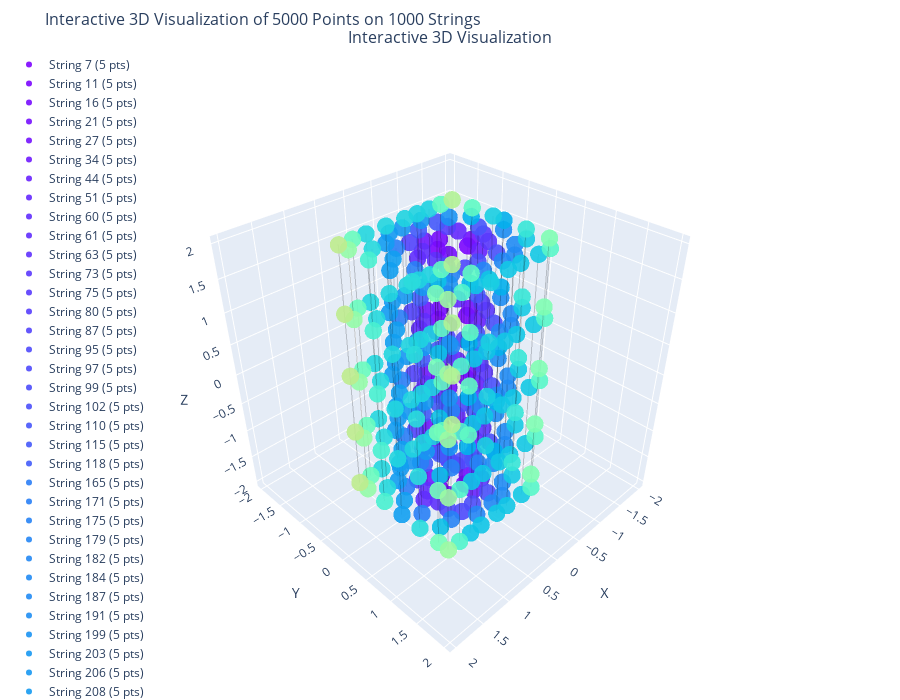

The code cell stored with this chart in its notebook:
### Code cell
# Create an interactive 3D plot of the optimized detector geometry
optimizer.visualizer.create_interactive_3d_plot(
    points_3d=optimizer.geom_dict['points_3d'],           # 3D coordinates of all detector elements
    string_xy=optimizer.geom_dict['string_xy'],           # (x,y) positions of string centers
    string_weights=optimizer.geom_dict['string_weights'], # Learned weights (opacity) for each string
    weight_threshold=0.7,                                 # Only show strings above this weight
    points_per_string_list=optimizer.geom_dict['points_per_string_list']  # Number of detectors per string
)

### Figure 1 — Plotly figure (JSON) as saved in the notebook; plotly's stock layout.template omitted (floating-point values rounded to 4 significant figures)
{"data": [{"line": {"color": "rgba(0,0,0,0.2)", "width": 2}, "mode": "lines", "showlegend": false, "type": "scatter3d", "x": [0.2222, 0.2222], "y": [0, 0], "z": [-2, 2]}, {"marker": {"color": "rgb(125,3,254)", "opacity": 0.9, "size": 6, "symbol": "circle"}, "mode": "markers", "name": "String 7 (5 pts)", "type": "scatter3d", "x": [0.2222, 0.2222, 0.2222, 0.2222, 0.2222], "y": [0.0, 0.0, 0.0, 0.0, 0.0], "z": [-2.0, -1.0, 0.0, 1.0, 2.0]}, {"line": {"color": "rgba(0,0,0,0.2)", "width": 2}, "mode": "lines", "showlegend": false, "type": "scatter3d", "x": [-0.1111, -0.1111], "y": [0.1924, 0.1924], "z": [-2, 2]}, {"marker": {"color": "rgb(123,6,254)", "opacity": 0.9, "size": 6, "symbol": "circle"}, "mode": "markers", "name": "String 11 (5 pts)", "type": "scatter3d", "x": [-0.1111, -0.1111, -0.1111, -0.1111, -0.1111], "y": [0.1924, 0.1924, 0.1924, 0.1924, 0.1924], "z": [-2.0, -1.0, 0.0, 1.0, 2.0]}, {"line": {"color": "rgba(0,0,0,0.2)", "width": 2}, "mode": "lines", "showlegend": false, "type": "scatter3d", "x": [0, 0], "y": [-0.1924, -0.1924], "z": [-2, 2]}, {"marker": {"color": "rgb(119,12,254)", "opacity": 0.9, "size": 6, "symbol": "circle"}, "mode": "markers", "name": "String 16 (5 pts)", "type": "scatter3d", "x": [0.0, 0.0, 0.0, 0.0, 0.0], "y": [-0.1924, -0.1924, -0.1924, -0.1924, -0.1924], "z": [-2.0, -1.0, 0.0, 1.0, 2.0]}, {"line": {"color": "rgba(0,0,0,0.2)", "width": 2}, "mode": "lines", "showlegend": false, "type": "scatter3d", "x": [0.2222, 0.2222], "y": [0.1924, 0.1924], "z": [-2, 2]}, {"marker": {"color": "rgb(117,15,254)", "opacity": 0.9, "size": 6, "symbol": "circle"}, "mode": "markers", "name": "String 21 (5 pts)", "type": "scatter3d", "x": [0.2222, 0.2222, 0.2222, 0.2222, 0.2222], "y": [0.1924, 0.1924, 0.1924, 0.1924, 0.1924], "z": [-2.0, -1.0, 0.0, 1.0, 2.0]}, {"line": {"color": "rgba(0,0,0,0.2)", "width": 2}, "mode": "lines", "showlegend": false, "type": "scatter3d", "x": [-0.2778, -0.2778], "y": [0.09622, 0.09622], "z": [-2, 2]}, {"marker": {"color": "rgb(115,18,254)", "opacity": 0.9, "size": 6, "symbol": "circle"}, "mode": "markers", "name": "String 27 (5 pts)", "type": "scatter3d", "x": [-0.2778, -0.2778, -0.2778, -0.2778, -0.2778], "y": [0.09622, 0.09622, 0.09622, 0.09622, 0.09622], "z": [-2.0, -1.0, 0.0, 1.0, 2.0]}, {"line": {"color": "rgba(0,0,0,0.2)", "width": 2}, "mode": "lines", "showlegend": false, "type": "scatter3d", "x": [0.1667, 0.1667], "y": [-0.2887, -0.2887], "z": [-2, 2]}, {"marker": {"color": "rgb(111,25,254)", "opacity": 0.9, "size": 6, "symbol": "circle"}, "mode": "markers", "name": "String 34 (5 pts)", "type": "scatter3d", "x": [0.1667, 0.1667, 0.1667, 0.1667, 0.1667], "y": [-0.2887, -0.2887, -0.2887, -0.2887, -0.2887], "z": [-2.0, -1.0, 0.0, 1.0, 2.0]}, {"line": {"color": "rgba(0,0,0,0.2)", "width": 2}, "mode": "lines", "showlegend": false, "type": "scatter3d", "x": [-0.1111, -0.1111], "y": [0.3849, 0.3849], "z": [-2, 2]}, {"marker": {"color": "rgb(105,34,254)", "opacity": 0.9, "size": 6, "symbol": "circle"}, "mode": "markers", "name": "String 44 (5 pts)", "type": "scatter3d", "x": [-0.1111, -0.1111, -0.1111, -0.1111, -0.1111], "y": [0.3849, 0.3849, 0.3849, 0.3849, 0.3849], "z": [-2.0, -1.0, 0.0, 1.0, 2.0]}, {"line": {"color": "rgba(0,0,0,0.2)", "width": 2}, "mode": "lines", "showlegend": false, "type": "scatter3d", "x": [-0.3333, -0.3333], "y": [-0.1924, -0.1924], "z": [-2, 2]}, {"marker": {"color": "rgb(101,40,254)", "opacity": 0.9, "size": 6, "symbol": "circle"}, "mode": "markers", "name": "String 51 (5 pts)", "type": "scatter3d", "x": [-0.3333, -0.3333, -0.3333, -0.3333, -0.3333], "y": [-0.1924, -0.1924, -0.1924, -0.1924, -0.1924], "z": [-2.0, -1.0, 0.0, 1.0, 2.0]}, {"line": {"color": "rgba(0,0,0,0.2)", "width": 2}, "mode": "lines", "showlegend": false, "type": "scatter3d", "x": [0.3889, 0.3889], "y": [-0.09622, -0.09622], "z": [-2, 2]}, {"marker": {"color": "rgb(97,46,253)", "opacity": 0.9, "size": 6, "symbol": "circle"}, "mode": "markers", "name": "String 60 (5 pts)", "type": "scatter3d", "x": [0.3889, 0.3889, 0.3889, 0.3889, 0.3889], "y": [-0.09622, -0.09622, -0.09622, -0.09622, -0.09622], "z": [-2.0, -1.0, 0.0, 1.0, 2.0]}, {"line": {"color": "rgba(0,0,0,0.2)", "width": 2}, "mode": "lines", "showlegend": false, "type": "scatter3d", "x": [0.5556, 0.5556], "y": [0, 0], "z": [-2, 2]}, {"marker": {"color": "rgb(97,46,253)", "opacity": 0.9, "size": 6, "symbol": "circle"}, "mode": "markers", "name": "String 61 (5 pts)", "type": "scatter3d", "x": [0.5556, 0.5556, 0.5556, 0.5556, 0.5556], "y": [0.0, 0.0, 0.0, 0.0, 0.0], "z": [-2.0, -1.0, 0.0, 1.0, 2.0]}, {"line": {"color": "rgba(0,0,0,0.2)", "width": 2}, "mode": "lines", "showlegend": false, "type": "scatter3d", "x": [0.4444, 0.4444], "y": [0.1924, 0.1924], "z": [-2, 2]}, {"marker": {"color": "rgb(95,49,253)", "opacity": 0.9, "size": 6, "symbol": "circle"}, "mode": "markers", "name": "String 63 (5 pts)", "type": "scatter3d", "x": [0.4444, 0.4444, 0.4444, 0.4444, 0.4444], "y": [0.1924, 0.1924, 0.1924, 0.1924, 0.1924], "z": [-2.0, -1.0, 0.0, 1.0, 2.0]}, {"line": {"color": "rgba(0,0,0,0.2)", "width": 2}, "mode": "lines", "showlegend": false, "type": "scatter3d", "x": [-0.3889, -0.3889], "y": [0.2887, 0.2887], "z": [-2, 2]}, {"marker": {"color": "rgb(91,56,253)", "opacity": 0.9, "size": 6, "symbol": "circle"}, "mode": "markers", "name": "String 73 (5 pts)", "type": "scatter3d", "x": [-0.3889, -0.3889, -0.3889, -0.3889, -0.3889], "y": [0.2887, 0.2887, 0.2887, 0.2887, 0.2887], "z": [-2.0, -1.0, 0.0, 1.0, 2.0]}, {"line": {"color": "rgba(0,0,0,0.2)", "width": 2}, "mode": "lines", "showlegend": false, "type": "scatter3d", "x": [-0.5, -0.5], "y": [0.09622, 0.09622], "z": [-2, 2]}, {"marker": {"color": "rgb(89,59,253)", "opacity": 0.9, "size": 6, "symbol": "circle"}, "mode": "markers", "name": "String 75 (5 pts)", "type": "scatter3d", "x": [-0.5, -0.5, -0.5, -0.5, -0.5], "y": [0.09622, 0.09622, 0.09622, 0.09622, 0.09622], "z": [-2.0, -1.0, 0.0, 1.0, 2.0]}, {"line": {"color": "rgba(0,0,0,0.2)", "width": 2}, "mode": "lines", "showlegend": false, "type": "scatter3d", "x": [-0.3333, -0.3333], "y": [-0.3849, -0.3849], "z": [-2, 2]}, {"marker": {"color": "rgb(87,62,253)", "opacity": 0.9, "size": 6, "symbol": "circle"}, "mode": "markers", "name": "String 80 (5 pts)", "type": "scatter3d", "x": [-0.3333, -0.3333, -0.3333, -0.3333, -0.3333], "y": [-0.3849, -0.3849, -0.3849, -0.3849, -0.3849], "z": [-2.0, -1.0, 0.0, 1.0, 2.0]}, {"line": {"color": "rgba(0,0,0,0.2)", "width": 2}, "mode": "lines", "showlegend": false, "type": "scatter3d", "x": [0.3333, 0.3333], "y": [-0.3849, -0.3849], "z": [-2, 2]}, {"marker": {"color": "rgb(83,68,252)", "opacity": 0.9, "size": 6, "symbol": "circle"}, "mode": "markers", "name": "String 87 (5 pts)", "type": "scatter3d", "x": [0.3333, 0.3333, 0.3333, 0.3333, 0.3333], "y": [-0.3849, -0.3849, -0.3849, -0.3849, -0.3849], "z": [-2.0, -1.0, 0.0, 1.0, 2.0]}, {"line": {"color": "rgba(0,0,0,0.2)", "width": 2}, "mode": "lines", "showlegend": false, "type": "scatter3d", "x": [0.4444, 0.4444], "y": [0.3849, 0.3849], "z": [-2, 2]}, {"marker": {"color": "rgb(79,74,252)", "opacity": 0.9, "size": 6, "symbol": "circle"}, "mode": "markers", "name": "String 95 (5 pts)", "type": "scatter3d", "x": [0.4444, 0.4444, 0.4444, 0.4444, 0.4444], "y": [0.3849, 0.3849, 0.3849, 0.3849, 0.3849], "z": [-2.0, -1.0, 0.0, 1.0, 2.0]}, {"line": {"color": "rgba(0,0,0,0.2)", "width": 2}, "mode": "lines", "showlegend": false, "type": "scatter3d", "x": [0.3333, 0.3333], "y": [0.5773, 0.5773], "z": [-2, 2]}, {"marker": {"color": "rgb(79,74,252)", "opacity": 0.9, "size": 6, "symbol": "circle"}, "mode": "markers", "name": "String 97 (5 pts)", "type": "scatter3d", "x": [0.3333, 0.3333, 0.3333, 0.3333, 0.3333], "y": [0.5773, 0.5773, 0.5773, 0.5773, 0.5773], "z": [-2.0, -1.0, 0.0, 1.0, 2.0]}, {"line": {"color": "rgba(0,0,0,0.2)", "width": 2}, "mode": "lines", "showlegend": false, "type": "scatter3d", "x": [0.1111, 0.1111], "y": [0.5773, 0.5773], "z": [-2, 2]}, {"marker": {"color": "rgb(77,77,251)", "opacity": 0.9, "size": 6, "symbol": "circle"}, "mode": "markers", "name": "String 99 (5 pts)", "type": "scatter3d", "x": [0.1111, 0.1111, 0.1111, 0.1111, 0.1111], "y": [0.5773, 0.5773, 0.5773, 0.5773, 0.5773], "z": [-2.0, -1.0, 0.0, 1.0, 2.0]}, {"line": {"color": "rgba(0,0,0,0.2)", "width": 2}, "mode": "lines", "showlegend": false, "type": "scatter3d", "x": [-0.2222, -0.2222], "y": [0.5773, 0.5773], "z": [-2, 2]}, {"marker": {"color": "rgb(75,80,251)", "opacity": 0.9, "size": 6, "symbol": "circle"}, "mode": "markers", "name": "String 102 (5 pts)", "type": "scatter3d", "x": [-0.2222, -0.2222, -0.2222, -0.2222, -0.2222], "y": [0.5773, 0.5773, 0.5773, 0.5773, 0.5773], "z": [-2.0, -1.0, 0.0, 1.0, 2.0]}, {"line": {"color": "rgba(0,0,0,0.2)", "width": 2}, "mode": "lines", "showlegend": false, "type": "scatter3d", "x": [-0.6111, -0.6111], "y": [-0.09622, -0.09622], "z": [-2, 2]}, {"marker": {"color": "rgb(71,86,251)", "opacity": 0.9, "size": 6, "symbol": "circle"}, "mode": "markers", "name": "String 110 (5 pts)", "type": "scatter3d", "x": [-0.6111, -0.6111, -0.6111, -0.6111, -0.6111], "y": [-0.09622, -0.09622, -0.09622, -0.09622, -0.09622], "z": [-2.0, -1.0, 0.0, 1.0, 2.0]}, {"line": {"color": "rgba(0,0,0,0.2)", "width": 2}, "mode": "lines", "showlegend": false, "type": "scatter3d", "x": [-0.3333, -0.3333], "y": [-0.5773, -0.5773], "z": [-2, 2]}, {"marker": {"color": "rgb(69,89,250)", "opacity": 0.9, "size": 6, "symbol": "circle"}, "mode": "markers", "name": "String 115 (5 pts)", "type": "scatter3d", "x": [-0.3333, -0.3333, -0.3333, -0.3333, -0.3333], "y": [-0.5773, -0.5773, -0.5773, -0.5773, -0.5773], "z": [-2.0, -1.0, 0.0, 1.0, 2.0]}, {"line": {"color": "rgba(0,0,0,0.2)", "width": 2}, "mode": "lines", "showlegend": false, "type": "scatter3d", "x": [0, 0], "y": [-0.5773, -0.5773], "z": [-2, 2]}, {"marker": {"color": "rgb(67,92,250)", "opacity": 0.9, "size": 6, "symbol": "circle"}, "mode": "markers", "name": "String 118 (5 pts)", "type": "scatter3d", "x": [0.0, 0.0, 0.0, 0.0, 0.0], "y": [-0.5773, -0.5773, -0.5773, -0.5773, -0.5773], "z": [-2.0, -1.0, 0.0, 1.0, 2.0]}, {"line": {"color": "rgba(0,0,0,0.2)", "width": 2}, "mode": "lines", "showlegend": false, "type": "scatter3d", "x": [0.5556, 0.5556], "y": [-0.3849, -0.3849], "z": [-2, 2]}, {"marker": {"color": "rgb(43,126,246)", "opacity": 0.9, "size": 6, "symbol": "circle"}, "mode": "markers", "name": "String 165 (5 pts)", "type": "scatter3d", "x": [0.5556, 0.5556, 0.5556, 0.5556, 0.5556], "y": [-0.3849, -0.3849, -0.3849, -0.3849, -0.3849], "z": [-2.0, -1.0, 0.0, 1.0, 2.0]}, {"line": {"color": "rgba(0,0,0,0.2)", "width": 2}, "mode": "lines", "showlegend": false, "type": "scatter3d", "x": [0.7778, 0.7778], "y": [0.1924, 0.1924], "z": [-2, 2]}, {"marker": {"color": "rgb(41,128,246)", "opacity": 0.9, "size": 6, "symbol": "circle"}, "mode": "markers", "name": "String 171 (5 pts)", "type": "scatter3d", "x": [0.7778, 0.7778, 0.7778, 0.7778, 0.7778], "y": [0.1924, 0.1924, 0.1924, 0.1924, 0.1924], "z": [-2.0, -1.0, 0.0, 1.0, 2.0]}, {"line": {"color": "rgba(0,0,0,0.2)", "width": 2}, "mode": "lines", "showlegend": false, "type": "scatter3d", "x": [0.5556, 0.5556], "y": [0.5773, 0.5773], "z": [-2, 2]}, {"marker": {"color": "rgb(39,131,245)", "opacity": 0.9, "size": 6, "symbol": "circle"}, "mode": "markers", "name": "String 175 (5 pts)", "type": "scatter3d", "x": [0.5556, 0.5556, 0.5556, 0.5556, 0.5556], "y": [0.5773, 0.5773, 0.5773, 0.5773, 0.5773], "z": [-2.0, -1.0, 0.0, 1.0, 2.0]}, {"line": {"color": "rgba(0,0,0,0.2)", "width": 2}, "mode": "lines", "showlegend": false, "type": "scatter3d", "x": [0.2222, 0.2222], "y": [0.7698, 0.7698], "z": [-2, 2]}, {"marker": {"color": "rgb(37,134,245)", "opacity": 0.9, "size": 6, "symbol": "circle"}, "mode": "markers", "name": "String 179 (5 pts)", "type": "scatter3d", "x": [0.2222, 0.2222, 0.2222, 0.2222, 0.2222], "y": [0.7698, 0.7698, 0.7698, 0.7698, 0.7698], "z": [-2.0, -1.0, 0.0, 1.0, 2.0]}, {"line": {"color": "rgba(0,0,0,0.2)", "width": 2}, "mode": "lines", "showlegend": false, "type": "scatter3d", "x": [-0.1111, -0.1111], "y": [0.7698, 0.7698], "z": [-2, 2]}, {"marker": {"color": "rgb(35,136,244)", "opacity": 0.9, "size": 6, "symbol": "circle"}, "mode": "markers", "name": "String 182 (5 pts)", "type": "scatter3d", "x": [-0.1111, -0.1111, -0.1111, -0.1111, -0.1111], "y": [0.7698, 0.7698, 0.7698, 0.7698, 0.7698], "z": [-2.0, -1.0, 0.0, 1.0, 2.0]}, {"line": {"color": "rgba(0,0,0,0.2)", "width": 2}, "mode": "lines", "showlegend": false, "type": "scatter3d", "x": [-0.3333, -0.3333], "y": [0.7698, 0.7698], "z": [-2, 2]}, {"marker": {"color": "rgb(33,139,244)", "opacity": 0.9, "size": 6, "symbol": "circle"}, "mode": "markers", "name": "String 184 (5 pts)", "type": "scatter3d", "x": [-0.3333, -0.3333, -0.3333, -0.3333, -0.3333], "y": [0.7698, 0.7698, 0.7698, 0.7698, 0.7698], "z": [-2.0, -1.0, 0.0, 1.0, 2.0]}, {"line": {"color": "rgba(0,0,0,0.2)", "width": 2}, "mode": "lines", "showlegend": false, "type": "scatter3d", "x": [-0.5556, -0.5556], "y": [0.5773, 0.5773], "z": [-2, 2]}, {"marker": {"color": "rgb(33,139,244)", "opacity": 0.9, "size": 6, "symbol": "circle"}, "mode": "markers", "name": "String 187 (5 pts)", "type": "scatter3d", "x": [-0.5556, -0.5556, -0.5556, -0.5556, -0.5556], "y": [0.5773, 0.5773, 0.5773, 0.5773, 0.5773], "z": [-2.0, -1.0, 0.0, 1.0, 2.0]}, {"line": {"color": "rgba(0,0,0,0.2)", "width": 2}, "mode": "lines", "showlegend": false, "type": "scatter3d", "x": [-0.7778, -0.7778], "y": [0.1924, 0.1924], "z": [-2, 2]}, {"marker": {"color": "rgb(31,142,243)", "opacity": 0.9, "size": 6, "symbol": "circle"}, "mode": "markers", "name": "String 191 (5 pts)", "type": "scatter3d", "x": [-0.7778, -0.7778, -0.7778, -0.7778, -0.7778], "y": [0.1924, 0.1924, 0.1924, 0.1924, 0.1924], "z": [-2.0, -1.0, 0.0, 1.0, 2.0]}, {"line": {"color": "rgba(0,0,0,0.2)", "width": 2}, "mode": "lines", "showlegend": false, "type": "scatter3d", "x": [-0.5556, -0.5556], "y": [-0.5773, -0.5773], "z": [-2, 2]}, {"marker": {"color": "rgb(27,147,243)", "opacity": 0.9, "size": 6, "symbol": "circle"}, "mode": "markers", "name": "String 199 (5 pts)", "type": "scatter3d", "x": [-0.5556, -0.5556, -0.5556, -0.5556, -0.5556], "y": [-0.5773, -0.5773, -0.5773, -0.5773, -0.5773], "z": [-2.0, -1.0, 0.0, 1.0, 2.0]}, {"line": {"color": "rgba(0,0,0,0.2)", "width": 2}, "mode": "lines", "showlegend": false, "type": "scatter3d", "x": [-0.2222, -0.2222], "y": [-0.7698, -0.7698], "z": [-2, 2]}, {"marker": {"color": "rgb(23,152,242)", "opacity": 0.9, "size": 6, "symbol": "circle"}, "mode": "markers", "name": "String 203 (5 pts)", "type": "scatter3d", "x": [-0.2222, -0.2222, -0.2222, -0.2222, -0.2222], "y": [-0.7698, -0.7698, -0.7698, -0.7698, -0.7698], "z": [-2.0, -1.0, 0.0, 1.0, 2.0]}, {"line": {"color": "rgba(0,0,0,0.2)", "width": 2}, "mode": "lines", "showlegend": false, "type": "scatter3d", "x": [0.1111, 0.1111], "y": [-0.7698, -0.7698], "z": [-2, 2]}, {"marker": {"color": "rgb(23,152,242)", "opacity": 0.9, "size": 6, "symbol": "circle"}, "mode": "markers", "name": "String 206 (5 pts)", "type": "scatter3d", "x": [0.1111, 0.1111, 0.1111, 0.1111, 0.1111], "y": [-0.7698, -0.7698, -0.7698, -0.7698, -0.7698], "z": [-2.0, -1.0, 0.0, 1.0, 2.0]}, {"line": {"color": "rgba(0,0,0,0.2)", "width": 2}, "mode": "lines", "showlegend": false, "type": "scatter3d", "x": [0.3333, 0.3333], "y": [-0.7698, -0.7698], "z": [-2, 2]}, {"marker": {"color": "rgb(21,154,241)", "opacity": 0.9, "size": 6, "symbol": "circle"}, "mode": "markers", "name": "String 208 (5 pts)", "type": "scatter3d", "x": [0.3333, 0.3333, 0.3333, 0.3333, 0.3333], "y": [-0.7698, -0.7698, -0.7698, -0.7698, -0.7698], "z": [-2.0, -1.0, 0.0, 1.0, 2.0]}, {"line": {"color": "rgba(0,0,0,0.2)", "width": 2}, "mode": "lines", "showlegend": false, "type": "scatter3d", "x": [0.5556, 0.5556], "y": [-0.5773, -0.5773], "z": [-2, 2]}, {"marker": {"color": "rgb(19,157,241)", "opacity": 0.9, "size": 6, "symbol": "circle"}, "mode": "markers", "name": "String 211 (5 pts)", "type": "scatter3d", "x": [0.5556, 0.5556, 0.5556, 0.5556, 0.5556], "y": [-0.5773, -0.5773, -0.5773, -0.5773, -0.5773], "z": [-2.0, -1.0, 0.0, 1.0, 2.0]}, {"line": {"color": "rgba(0,0,0,0.2)", "width": 2}, "mode": "lines", "showlegend": false, "type": "scatter3d", "x": [0.7778, 0.7778], "y": [-0.1924, -0.1924], "z": [-2, 2]}, {"marker": {"color": "rgb(17,159,240)", "opacity": 0.9, "size": 6, "symbol": "circle"}, "mode": "markers", "name": "String 215 (5 pts)", "type": "scatter3d", "x": [0.7778, 0.7778, 0.7778, 0.7778, 0.7778], "y": [-0.1924, -0.1924, -0.1924, -0.1924, -0.1924], "z": [-2.0, -1.0, 0.0, 1.0, 2.0]}, {"line": {"color": "rgba(0,0,0,0.2)", "width": 2}, "mode": "lines", "showlegend": false, "type": "scatter3d", "x": [1.0, 1.0], "y": [0, 0], "z": [-2, 2]}, {"marker": {"color": "rgb(17,159,240)", "opacity": 0.9, "size": 6, "symbol": "circle"}, "mode": "markers", "name": "String 217 (5 pts)", "type": "scatter3d", "x": [1.0, 1.0, 1.0, 1.0, 1.0], "y": [0.0, 0.0, 0.0, 0.0, 0.0], "z": [-2.0, -1.0, 0.0, 1.0, 2.0]}, {"line": {"color": "rgba(0,0,0,0.2)", "width": 2}, "mode": "lines", "showlegend": false, "type": "scatter3d", "x": [-1.0, -1.0], "y": [0, 0], "z": [-2, 2]}, {"marker": {"color": "rgb(3,176,236)", "opacity": 0.9, "size": 6, "symbol": "circle"}, "mode": "markers", "name": "String 244 (5 pts)", "type": "scatter3d", "x": [-1.0, -1.0, -1.0, -1.0, -1.0], "y": [0.0, 0.0, 0.0, 0.0, 0.0], "z": [-2.0, -1.0, 0.0, 1.0, 2.0]}, {"line": {"color": "rgba(0,0,0,0.2)", "width": 2}, "mode": "lines", "showlegend": false, "type": "scatter3d", "x": [-0.7778, -0.7778], "y": [-0.3849, -0.3849], "z": [-2, 2]}, {"marker": {"color": "rgb(1,178,236)", "opacity": 0.9, "size": 6, "symbol": "circle"}, "mode": "markers", "name": "String 248 (5 pts)", "type": "scatter3d", "x": [-0.7778, -0.7778, -0.7778, -0.7778, -0.7778], "y": [-0.3849, -0.3849, -0.3849, -0.3849, -0.3849], "z": [-2.0, -1.0, 0.0, 1.0, 2.0]}, {"line": {"color": "rgba(0,0,0,0.2)", "width": 2}, "mode": "lines", "showlegend": false, "type": "scatter3d", "x": [0.7778, 0.7778], "y": [0.5773, 0.5773], "z": [-2, 2]}, {"marker": {"color": "rgb(12,193,231)", "opacity": 0.9, "size": 6, "symbol": "circle"}, "mode": "markers", "name": "String 277 (5 pts)", "type": "scatter3d", "x": [0.7778, 0.7778, 0.7778, 0.7778, 0.7778], "y": [0.5773, 0.5773, 0.5773, 0.5773, 0.5773], "z": [-2.0, -1.0, 0.0, 1.0, 2.0]}, {"line": {"color": "rgba(0,0,0,0.2)", "width": 2}, "mode": "lines", "showlegend": false, "type": "scatter3d", "x": [0.5556, 0.5556], "y": [0.9622, 0.9622], "z": [-2, 2]}, {"marker": {"color": "rgb(16,197,230)", "opacity": 0.9, "size": 6, "symbol": "circle"}, "mode": "markers", "name": "String 281 (5 pts)", "type": "scatter3d", "x": [0.5556, 0.5556, 0.5556, 0.5556, 0.5556], "y": [0.9622, 0.9622, 0.9622, 0.9622, 0.9622], "z": [-2.0, -1.0, 0.0, 1.0, 2.0]}, {"line": {"color": "rgba(0,0,0,0.2)", "width": 2}, "mode": "lines", "showlegend": false, "type": "scatter3d", "x": [0.3333, 0.3333], "y": [0.9622, 0.9622], "z": [-2, 2]}, {"marker": {"color": "rgb(16,197,230)", "opacity": 0.9, "size": 6, "symbol": "circle"}, "mode": "markers", "name": "String 283 (5 pts)", "type": "scatter3d", "x": [0.3333, 0.3333, 0.3333, 0.3333, 0.3333], "y": [0.9622, 0.9622, 0.9622, 0.9622, 0.9622], "z": [-2.0, -1.0, 0.0, 1.0, 2.0]}, {"line": {"color": "rgba(0,0,0,0.2)", "width": 2}, "mode": "lines", "showlegend": false, "type": "scatter3d", "x": [0, 0], "y": [0.9622, 0.9622], "z": [-2, 2]}, {"marker": {"color": "rgb(18,199,229)", "opacity": 0.9, "size": 6, "symbol": "circle"}, "mode": "markers", "name": "String 286 (5 pts)", "type": "scatter3d", "x": [0.0, 0.0, 0.0, 0.0, 0.0], "y": [0.9622, 0.9622, 0.9622, 0.9622, 0.9622], "z": [-2.0, -1.0, 0.0, 1.0, 2.0]}, {"line": {"color": "rgba(0,0,0,0.2)", "width": 2}, "mode": "lines", "showlegend": false, "type": "scatter3d", "x": [-0.2222, -0.2222], "y": [0.9622, 0.9622], "z": [-2, 2]}, {"marker": {"color": "rgb(18,199,229)", "opacity": 0.9, "size": 6, "symbol": "circle"}, "mode": "markers", "name": "String 288 (5 pts)", "type": "scatter3d", "x": [-0.2222, -0.2222, -0.2222, -0.2222, -0.2222], "y": [0.9622, 0.9622, 0.9622, 0.9622, 0.9622], "z": [-2.0, -1.0, 0.0, 1.0, 2.0]}, {"line": {"color": "rgba(0,0,0,0.2)", "width": 2}, "mode": "lines", "showlegend": false, "type": "scatter3d", "x": [-0.5556, -0.5556], "y": [0.9622, 0.9622], "z": [-2, 2]}, {"marker": {"color": "rgb(20,201,228)", "opacity": 0.9, "size": 6, "symbol": "circle"}, "mode": "markers", "name": "String 291 (5 pts)", "type": "scatter3d", "x": [-0.5556, -0.5556, -0.5556, -0.5556, -0.5556], "y": [0.9622, 0.9622, 0.9622, 0.9622, 0.9622], "z": [-2.0, -1.0, 0.0, 1.0, 2.0]}, {"line": {"color": "rgba(0,0,0,0.2)", "width": 2}, "mode": "lines", "showlegend": false, "type": "scatter3d", "x": [-0.7778, -0.7778], "y": [0.5773, 0.5773], "z": [-2, 2]}, {"marker": {"color": "rgb(22,203,228)", "opacity": 0.9, "size": 6, "symbol": "circle"}, "mode": "markers", "name": "String 295 (5 pts)", "type": "scatter3d", "x": [-0.7778, -0.7778, -0.7778, -0.7778, -0.7778], "y": [0.5773, 0.5773, 0.5773, 0.5773, 0.5773], "z": [-2.0, -1.0, 0.0, 1.0, 2.0]}, {"line": {"color": "rgba(0,0,0,0.2)", "width": 2}, "mode": "lines", "showlegend": false, "type": "scatter3d", "x": [-1.0, -1.0], "y": [-0.1924, -0.1924], "z": [-2, 2]}, {"marker": {"color": "rgb(26,207,226)", "opacity": 0.9, "size": 6, "symbol": "circle"}, "mode": "markers", "name": "String 303 (5 pts)", "type": "scatter3d", "x": [-1.0, -1.0, -1.0, -1.0, -1.0], "y": [-0.1924, -0.1924, -0.1924, -0.1924, -0.1924], "z": [-2.0, -1.0, 0.0, 1.0, 2.0]}, {"line": {"color": "rgba(0,0,0,0.2)", "width": 2}, "mode": "lines", "showlegend": false, "type": "scatter3d", "x": [-0.5556, -0.5556], "y": [-0.9622, -0.9622], "z": [-2, 2]}, {"marker": {"color": "rgb(30,210,225)", "opacity": 0.9, "size": 6, "symbol": "circle"}, "mode": "markers", "name": "String 311 (5 pts)", "type": "scatter3d", "x": [-0.5556, -0.5556, -0.5556, -0.5556, -0.5556], "y": [-0.9622, -0.9622, -0.9622, -0.9622, -0.9622], "z": [-2.0, -1.0, 0.0, 1.0, 2.0]}, {"line": {"color": "rgba(0,0,0,0.2)", "width": 2}, "mode": "lines", "showlegend": false, "type": "scatter3d", "x": [-0.3333, -0.3333], "y": [-0.9622, -0.9622], "z": [-2, 2]}, {"marker": {"color": "rgb(32,212,224)", "opacity": 0.9, "size": 6, "symbol": "circle"}, "mode": "markers", "name": "String 313 (5 pts)", "type": "scatter3d", "x": [-0.3333, -0.3333, -0.3333, -0.3333, -0.3333], "y": [-0.9622, -0.9622, -0.9622, -0.9622, -0.9622], "z": [-2.0, -1.0, 0.0, 1.0, 2.0]}, {"line": {"color": "rgba(0,0,0,0.2)", "width": 2}, "mode": "lines", "showlegend": false, "type": "scatter3d", "x": [-0.1111, -0.1111], "y": [-0.9622, -0.9622], "z": [-2, 2]}, {"marker": {"color": "rgb(32,212,224)", "opacity": 0.9, "size": 6, "symbol": "circle"}, "mode": "markers", "name": "String 315 (5 pts)", "type": "scatter3d", "x": [-0.1111, -0.1111, -0.1111, -0.1111, -0.1111], "y": [-0.9622, -0.9622, -0.9622, -0.9622, -0.9622], "z": [-2.0, -1.0, 0.0, 1.0, 2.0]}, {"line": {"color": "rgba(0,0,0,0.2)", "width": 2}, "mode": "lines", "showlegend": false, "type": "scatter3d", "x": [0.2222, 0.2222], "y": [-0.9622, -0.9622], "z": [-2, 2]}, {"marker": {"color": "rgb(34,214,223)", "opacity": 0.9, "size": 6, "symbol": "circle"}, "mode": "markers", "name": "String 318 (5 pts)", "type": "scatter3d", "x": [0.2222, 0.2222, 0.2222, 0.2222, 0.2222], "y": [-0.9622, -0.9622, -0.9622, -0.9622, -0.9622], "z": [-2.0, -1.0, 0.0, 1.0, 2.0]}, {"line": {"color": "rgba(0,0,0,0.2)", "width": 2}, "mode": "lines", "showlegend": false, "type": "scatter3d", "x": [0.5556, 0.5556], "y": [-0.9622, -0.9622], "z": [-2, 2]}, {"marker": {"color": "rgb(36,215,223)", "opacity": 0.9, "size": 6, "symbol": "circle"}, "mode": "markers", "name": "String 321 (5 pts)", "type": "scatter3d", "x": [0.5556, 0.5556, 0.5556, 0.5556, 0.5556], "y": [-0.9622, -0.9622, -0.9622, -0.9622, -0.9622], "z": [-2.0, -1.0, 0.0, 1.0, 2.0]}, {"line": {"color": "rgba(0,0,0,0.2)", "width": 2}, "mode": "lines", "showlegend": false, "type": "scatter3d", "x": [0.7778, 0.7778], "y": [-0.5773, -0.5773], "z": [-2, 2]}, {"marker": {"color": "rgb(38,217,222)", "opacity": 0.9, "size": 6, "symbol": "circle"}, "mode": "markers", "name": "String 325 (5 pts)", "type": "scatter3d", "x": [0.7778, 0.7778, 0.7778, 0.7778, 0.7778], "y": [-0.5773, -0.5773, -0.5773, -0.5773, -0.5773], "z": [-2.0, -1.0, 0.0, 1.0, 2.0]}, {"line": {"color": "rgba(0,0,0,0.2)", "width": 2}, "mode": "lines", "showlegend": false, "type": "scatter3d", "x": [1.0, 1.0], "y": [0.3849, 0.3849], "z": [-2, 2]}, {"marker": {"color": "rgb(42,220,220)", "opacity": 0.9, "size": 6, "symbol": "circle"}, "mode": "markers", "name": "String 335 (5 pts)", "type": "scatter3d", "x": [1.0, 1.0, 1.0, 1.0, 1.0], "y": [0.3849, 0.3849, 0.3849, 0.3849, 0.3849], "z": [-2.0, -1.0, 0.0, 1.0, 2.0]}, {"line": {"color": "rgba(0,0,0,0.2)", "width": 2}, "mode": "lines", "showlegend": false, "type": "scatter3d", "x": [-1.0, -1.0], "y": [0.3849, 0.3849], "z": [-2, 2]}, {"marker": {"color": "rgb(56,230,215)", "opacity": 0.9, "size": 6, "symbol": "circle"}, "mode": "markers", "name": "String 360 (5 pts)", "type": "scatter3d", "x": [-1.0, -1.0, -1.0, -1.0, -1.0], "y": [0.3849, 0.3849, 0.3849, 0.3849, 0.3849], "z": [-2.0, -1.0, 0.0, 1.0, 2.0]}, {"line": {"color": "rgba(0,0,0,0.2)", "width": 2}, "mode": "lines", "showlegend": false, "type": "scatter3d", "x": [1.0, 1.0], "y": [-0.3849, -0.3849], "z": [-2, 2]}, {"marker": {"color": "rgb(72,240,208)", "opacity": 0.9, "size": 6, "symbol": "circle"}, "mode": "markers", "name": "String 393 (5 pts)", "type": "scatter3d", "x": [1.0, 1.0, 1.0, 1.0, 1.0], "y": [-0.3849, -0.3849, -0.3849, -0.3849, -0.3849], "z": [-2.0, -1.0, 0.0, 1.0, 2.0]}, {"line": {"color": "rgba(0,0,0,0.2)", "width": 2}, "mode": "lines", "showlegend": false, "type": "scatter3d", "x": [0.7778, 0.7778], "y": [0.9622, 0.9622], "z": [-2, 2]}, {"marker": {"color": "rgb(80,244,204)", "opacity": 0.9, "size": 6, "symbol": "circle"}, "mode": "markers", "name": "String 407 (5 pts)", "type": "scatter3d", "x": [0.7778, 0.7778, 0.7778, 0.7778, 0.7778], "y": [0.9622, 0.9622, 0.9622, 0.9622, 0.9622], "z": [-2.0, -1.0, 0.0, 1.0, 2.0]}, {"line": {"color": "rgba(0,0,0,0.2)", "width": 2}, "mode": "lines", "showlegend": false, "type": "scatter3d", "x": [-0.7778, -0.7778], "y": [0.9622, 0.9622], "z": [-2, 2]}, {"marker": {"color": "rgb(88,247,200)", "opacity": 0.9, "size": 6, "symbol": "circle"}, "mode": "markers", "name": "String 423 (5 pts)", "type": "scatter3d", "x": [-0.7778, -0.7778, -0.7778, -0.7778, -0.7778], "y": [0.9622, 0.9622, 0.9622, 0.9622, 0.9622], "z": [-2.0, -1.0, 0.0, 1.0, 2.0]}, {"line": {"color": "rgba(0,0,0,0.2)", "width": 2}, "mode": "lines", "showlegend": false, "type": "scatter3d", "x": [-1.0, -1.0], "y": [-0.5773, -0.5773], "z": [-2, 2]}, {"marker": {"color": "rgb(96,250,196)", "opacity": 0.9, "size": 6, "symbol": "circle"}, "mode": "markers", "name": "String 439 (5 pts)", "type": "scatter3d", "x": [-1.0, -1.0, -1.0, -1.0, -1.0], "y": [-0.5773, -0.5773, -0.5773, -0.5773, -0.5773], "z": [-2.0, -1.0, 0.0, 1.0, 2.0]}, {"line": {"color": "rgba(0,0,0,0.2)", "width": 2}, "mode": "lines", "showlegend": false, "type": "scatter3d", "x": [-0.7778, -0.7778], "y": [-0.9622, -0.9622], "z": [-2, 2]}, {"marker": {"color": "rgb(98,250,195)", "opacity": 0.9, "size": 6, "symbol": "circle"}, "mode": "markers", "name": "String 443 (5 pts)", "type": "scatter3d", "x": [-0.7778, -0.7778, -0.7778, -0.7778, -0.7778], "y": [-0.9622, -0.9622, -0.9622, -0.9622, -0.9622], "z": [-2.0, -1.0, 0.0, 1.0, 2.0]}, {"line": {"color": "rgba(0,0,0,0.2)", "width": 2}, "mode": "lines", "showlegend": false, "type": "scatter3d", "x": [0.7778, 0.7778], "y": [-0.9622, -0.9622], "z": [-2, 2]}, {"marker": {"color": "rgb(106,252,191)", "opacity": 0.9, "size": 6, "symbol": "circle"}, "mode": "markers", "name": "String 459 (5 pts)", "type": "scatter3d", "x": [0.7778, 0.7778, 0.7778, 0.7778, 0.7778], "y": [-0.9622, -0.9622, -0.9622, -0.9622, -0.9622], "z": [-2.0, -1.0, 0.0, 1.0, 2.0]}, {"line": {"color": "rgba(0,0,0,0.2)", "width": 2}, "mode": "lines", "showlegend": false, "type": "scatter3d", "x": [1.0, 1.0], "y": [0.7698, 0.7698], "z": [-2, 2]}, {"marker": {"color": "rgb(116,254,186)", "opacity": 0.9, "size": 6, "symbol": "circle"}, "mode": "markers", "name": "String 477 (5 pts)", "type": "scatter3d", "x": [1.0, 1.0, 1.0, 1.0, 1.0], "y": [0.7698, 0.7698, 0.7698, 0.7698, 0.7698], "z": [-2.0, -1.0, 0.0, 1.0, 2.0]}, {"line": {"color": "rgba(0,0,0,0.2)", "width": 2}, "mode": "lines", "showlegend": false, "type": "scatter3d", "x": [-1.0, -1.0], "y": [0.7698, 0.7698], "z": [-2, 2]}, {"marker": {"color": "rgb(128,254,179)", "opacity": 0.9, "size": 6, "symbol": "circle"}, "mode": "markers", "name": "String 500 (5 pts)", "type": "scatter3d", "x": [-1.0, -1.0, -1.0, -1.0, -1.0], "y": [0.7698, 0.7698, 0.7698, 0.7698, 0.7698], "z": [-2.0, -1.0, 0.0, 1.0, 2.0]}, {"line": {"color": "rgba(0,0,0,0.2)", "width": 2}, "mode": "lines", "showlegend": false, "type": "scatter3d", "x": [1.0, 1.0], "y": [-0.7698, -0.7698], "z": [-2, 2]}, {"marker": {"color": "rgb(148,252,168)", "opacity": 0.9, "size": 6, "symbol": "circle"}, "mode": "markers", "name": "String 539 (5 pts)", "type": "scatter3d", "x": [1.0, 1.0, 1.0, 1.0, 1.0], "y": [-0.7698, -0.7698, -0.7698, -0.7698, -0.7698], "z": [-2.0, -1.0, 0.0, 1.0, 2.0]}, {"line": {"color": "rgba(0,0,0,0.2)", "width": 2}, "mode": "lines", "showlegend": false, "type": "scatter3d", "x": [1.0, 1.0], "y": [0.9622, 0.9622], "z": [-2, 2]}, {"marker": {"color": "rgb(156,250,163)", "opacity": 0.9, "size": 6, "symbol": "circle"}, "mode": "markers", "name": "String 557 (5 pts)", "type": "scatter3d", "x": [1.0, 1.0, 1.0, 1.0, 1.0], "y": [0.9622, 0.9622, 0.9622, 0.9622, 0.9622], "z": [-2.0, -1.0, 0.0, 1.0, 2.0]}, {"line": {"color": "rgba(0,0,0,0.2)", "width": 2}, "mode": "lines", "showlegend": false, "type": "scatter3d", "x": [-1.0, -1.0], "y": [-0.9622, -0.9622], "z": [-2, 2]}, {"marker": {"color": "rgb(178,242,149)", "opacity": 0.9, "size": 6, "symbol": "circle"}, "mode": "markers", "name": "String 599 (5 pts)", "type": "scatter3d", "x": [-1.0, -1.0, -1.0, -1.0, -1.0], "y": [-0.9622, -0.9622, -0.9622, -0.9622, -0.9622], "z": [-2.0, -1.0, 0.0, 1.0, 2.0]}, {"line": {"color": "rgba(0,0,0,0.2)", "width": 2}, "mode": "lines", "showlegend": false, "type": "scatter3d", "x": [1.0, 1.0], "y": [-0.9622, -0.9622], "z": [-2, 2]}, {"marker": {"color": "rgb(190,236,142)", "opacity": 0.9, "size": 6, "symbol": "circle"}, "mode": "markers", "name": "String 621 (5 pts)", "type": "scatter3d", "x": [1.0, 1.0, 1.0, 1.0, 1.0], "y": [-0.9622, -0.9622, -0.9622, -0.9622, -0.9622], "z": [-2.0, -1.0, 0.0, 1.0, 2.0]}], "layout": {"annotations": [{"font": {"size": 16}, "showarrow": false, "text": "Interactive 3D Visualization", "x": 0.5, "xanchor": "center", "xref": "paper", "y": 1, "yanchor": "bottom", "yref": "paper"}], "height": 700, "legend": {"x": 0.01, "xanchor": "left", "y": 0.99, "yanchor": "top"}, "margin": {"b": 0, "l": 0, "r": 0, "t": 50}, "scene": {"aspectmode": "cube", "camera": {"center": {"x": 0, "y": 0, "z": 0}, "eye": {"x": 1.5, "y": 1.5, "z": 1.5}, "up": {"x": 0, "y": 0, "z": 1}}, "domain": {"x": [0, 1], "y": [0, 1]}, "xaxis": {"range": [-2.1, 2.1], "title": {"text": "X"}}, "yaxis": {"range": [-2.1, 2.1], "title": {"text": "Y"}}, "zaxis": {"range": [-2.1, 2.1], "title": {"text": "Z"}}}, "title": {"font": {"size": 16}, "text": "Interactive 3D Visualization of 5000 Points on 1000 Strings"}}}
